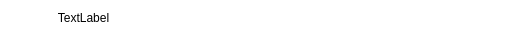
<?xml version="1.0" encoding="UTF-8"?>
<ui version="4.0">
 <class>Form</class>
 <widget class="QWidget" name="Form">
  <property name="geometry">
   <rect>
    <x>0</x>
    <y>0</y>
    <width>507</width>
    <height>40</height>
   </rect>
  </property>
  <property name="windowTitle">
   <string>Form</string>
  </property>
  <property name="styleSheet">
   <string notr="true">background-color: white;
</string>
  </property>
  <widget class="QWidget" name="">
   <property name="geometry">
    <rect>
     <x>0</x>
     <y>0</y>
     <width>501</width>
     <height>37</height>
    </rect>
   </property>
   <layout class="QGridLayout" name="gridLayout">
    <property name="leftMargin">
     <number>3</number>
    </property>
    <property name="topMargin">
     <number>3</number>
    </property>
    <property name="rightMargin">
     <number>3</number>
    </property>
    <property name="bottomMargin">
     <number>3</number>
    </property>
    <item row="0" column="0">
     <widget class="QLabel" name="label">
      <property name="styleSheet">
       <string notr="true">color: black;
border: 0px solid black;
</string>
      </property>
      <property name="text">
       <string>TextLabel</string>
      </property>
      <property name="alignment">
       <set>Qt::AlignCenter</set>
      </property>
     </widget>
    </item>
    <item row="0" column="1">
     <widget class="QPushButton" name="img_b2">
      <property name="styleSheet">
       <string notr="true">border: 0px solid black;</string>
      </property>
      <property name="text">
       <string/>
      </property>
     </widget>
    </item>
    <item row="0" column="2">
     <widget class="QPushButton" name="img_b">
      <property name="styleSheet">
       <string notr="true">border: 0px solid black;</string>
      </property>
      <property name="text">
       <string/>
      </property>
     </widget>
    </item>
   </layout>
  </widget>
 </widget>
 <resources/>
 <connections/>
</ui>
